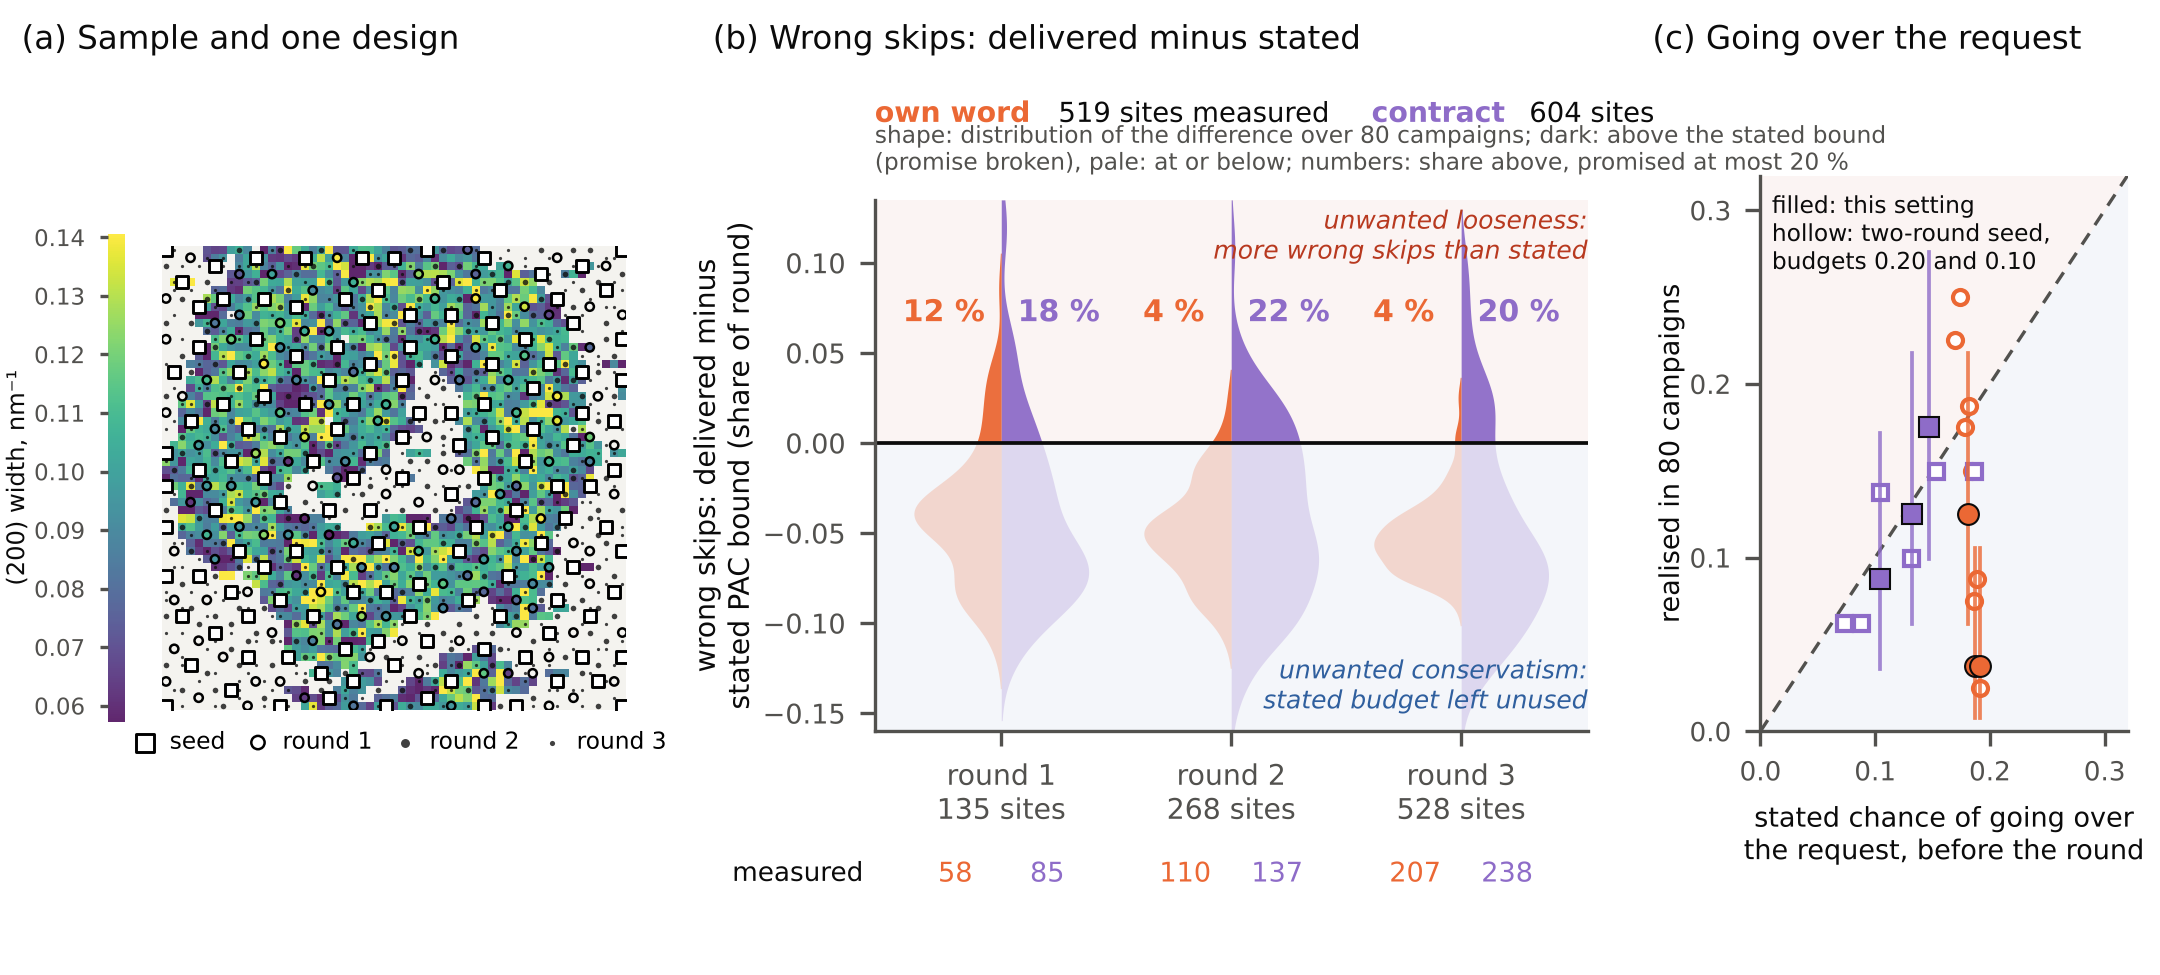

Write the Python code that produced this figure.
"""
Figure 1 (round 7): specified and calibrated in advance. NaCl (200)-width scan, 80 fresh hierarchical designs,
one Gaussian process on the staged plan (seed = levels 0-3, three rounds), budget 0.20 per round at
confidence 0.80. The two rules differ only in who sets the cut on each round.

(a) Measured width (viridis) with the seed and the three rounds of one design.
(b) Per round and campaign, delivered minus stated: the share of the round's sites skipped wrongly less the
    bound the rule stated for it before the round (its own 80 % statement for the own word; the exact
    calibration bound for the contract). Zero: the rule delivered what it stated. The dot marks the 80th
    percentile over campaigns (zero if the 80 % statement is calibrated), with a 95 % bootstrap interval.
(c) Stated against realised chance of going over the requested budget, per round; filled: this setting;
    hollow: the same scan with a two-round seed at budgets 0.20 and 0.10.

    python manuscript/figures/fig_hook2.py
Also writes the SI figure of wrong-skip maps (figS_wrong_maps.png).
"""
from __future__ import annotations

import json
import sys
from pathlib import Path

import matplotlib.pyplot as plt
import numpy as np
from scipy.stats import gaussian_kde, hypergeom

FIG = Path(__file__).resolve().parent
ROOT = FIG.parents[1]
sys.path.insert(0, str(FIG)); sys.path.insert(0, str(ROOT)); sys.path.insert(0, str(ROOT / "src"))
from fig_hook_request import boot_q, cp  # noqa: E402

INK, INK2, GRID = "#0b0b0b", "#52514e", "#b9b8b3"
ORANGE, PURPLE = "#eb6834", "#8e6cc8"
RED, BLUE = "#b8391f", "#2f5f9e"
CONF = 0.80
MAIN = ROOT / "results/revision2/staged_gp_designs_seed3.jsonl"
OTHER = [(ROOT / "results/revision2/staged_gp_designs_v2.jsonl", 0.20, "two-round seed, 0.20"),
         (ROOT / "results/revision2/staged_gp_designs_eps10.jsonl", 0.10, "two-round seed, 0.10")]


def contract_bound(l, conf=CONF):
    N, m, k = l["N"], l["m"], l["k_cal"]
    W = np.arange(k, N + 1)
    return (int(W[hypergeom.cdf(k, N, W, m) > 1 - conf].max()) - k) / N


def load(path):
    return [json.loads(l) for l in open(path)]


def main():
    plt.rcParams.update({"font.family": "DejaVu Sans", "font.size": 7.5, "axes.edgecolor": INK2,
                         "xtick.color": INK2, "ytick.color": INK2, "axes.labelcolor": INK})
    rr = load(MAIN); n = len(rr); R = len(rr[0]["own"]); EPS = 0.20
    own = np.array([[l["realised"] / l["N"] for l in r["own"]] for r in rr])
    con = np.array([[l["realised"] / l["N"] for l in r["contract"]] for r in rr])
    st_own = np.array([[l["stated_q"] / l["N"] for l in r["own"]] for r in rr])
    st_con = np.array([[contract_bound(l) for l in r["contract"]] for r in rr])
    d_own, d_con = own - st_own, con - st_con
    Nmean = np.array([[l["N"] for l in r["own"]] for r in rr]).mean(0)
    m_own = np.array([[l["N"] - l["n_skip"] for l in r["own"]] for r in rr]).mean(0)
    m_con = np.array([[l["N"] - l["n_skip"] for l in r["contract"]] for r in rr]).mean(0)
    tot_own = np.array([r["own"][-1]["measured_after"] for r in rr]); tot_con = np.array([r["contract"][-1]["measured_after"] for r in rr])
    print("within own stated bound: own", (d_own <= 1e-12).mean(0).round(3), "contract", (d_con <= 1e-12).mean(0).round(3))

    from fig_datasets import nacl_fwhm
    from experiments.nacl_saxs.adapter import load as nload
    img, _, (xs, ys), _, _ = nacl_fwhm()
    ds, grid = nload()
    xy = np.asarray(grid["xy_mm"], float)

    fig = plt.figure(figsize=(7.2, 3.25))
    # (a) sample and one design
    axg = fig.add_axes([0.075, 0.19, 0.215, 0.64])
    axg.set_facecolor("#f4f3ef")
    vmin, vmax = np.nanpercentile(img, 5), np.nanpercentile(img, 95)
    imw = axg.imshow(img, origin="lower", cmap="viridis", alpha=0.85, vmin=vmin, vmax=vmax, interpolation="nearest")
    rxy = xy[np.asarray(ds.meta["raster_index"])]
    dix = np.searchsorted(xs, rxy[:, 0].round(4)); diy = np.searchsorted(ys, rxy[:, 1].round(4)); lv = np.asarray(ds.levels)
    axg.scatter(dix[lv <= 3], diy[lv <= 3], s=7, c="white", marker="s", lw=0.7, edgecolors="black", zorder=5, label="seed")
    for r, (L, sz) in enumerate(zip((4, 5, 6), (4, 1.8, 0.6))):
        m = lv == L
        if r == 0:
            axg.scatter(dix[m], diy[m], s=sz, facecolors="none", edgecolors="black", lw=0.6, zorder=4, label="round 1")
        else:
            axg.scatter(dix[m], diy[m], s=sz, c="#111111", lw=0, alpha=0.8, zorder=3, label=f"round {r + 1}")
    axg.set_xlim(-0.5, img.shape[1] - 0.5); axg.set_ylim(-0.5, img.shape[0] - 0.5)
    axg.set_xticks([]); axg.set_yticks([])
    for sp in axg.spines.values():
        sp.set_visible(False)
    axg.legend(loc="upper center", bbox_to_anchor=(0.5, 0.0), ncol=4, frameon=False, fontsize=5.6,
               handletextpad=0.05, columnspacing=0.4, markerscale=1.6)
    cwx = fig.add_axes([0.05, 0.26, 0.008, 0.50])
    cw = fig.colorbar(imw, cax=cwx); cw.outline.set_visible(False); cw.solids.set_alpha(0.85)
    cw.ax.tick_params(labelsize=5.5, length=2); cwx.yaxis.set_ticks_position("left"); cwx.yaxis.set_label_position("left")
    cw.set_label("(200) width, nm⁻¹", fontsize=5.8, labelpad=1)
    fig.text(0.01, 0.95, "(a) Sample and one design", fontsize=7.8, color=INK)

    # (b) delivered minus stated
    axb = fig.add_axes([0.405, 0.25, 0.33, 0.545])
    lo_y, hi_y = -0.16, 0.135
    axb.axhspan(0, hi_y, color=RED, alpha=0.05, lw=0); axb.axhspan(lo_y, 0, color=BLUE, alpha=0.05, lw=0)
    axb.axhline(0, color=INK, lw=0.9)
    for j in range(R):
        for side, v, col in ((-1, d_own[:, j], ORANGE), (1, d_con[:, j], PURPLE)):
            y = np.linspace(lo_y, hi_y, 600)
            dd = gaussian_kde(v, bw_method=0.35)(y); dd = dd / dd.max() * 0.38; k = dd > 0.0038
            below = k & (y <= 0); above = k & (y >= 0)
            axb.fill_betweenx(y[below], j, j + side * dd[below], color=col, alpha=0.22, lw=0)
            axb.fill_betweenx(y[above], j, j + side * dd[above], color=col, alpha=0.95, lw=0)
            frac = float((v > 1e-12).mean())
            axb.text(j + side * 0.25, 0.072, f"{100 * frac:.0f} %", ha="center", va="center", fontsize=7.2,
                     color=col, fontweight="bold")
    axb.text(R - 0.45, hi_y - 0.004, "unwanted looseness:\nmore wrong skips than stated", fontsize=6, color=RED,
             style="italic", ha="right", va="top")
    axb.text(R - 0.45, lo_y + 0.008, "unwanted conservatism:\nstated budget left unused", fontsize=6, color=BLUE,
             style="italic", ha="right", va="bottom")
    axb.set_xticks(range(R), [f"round {j + 1}\n{Nmean[j]:.0f} sites" for j in range(R)], fontsize=6.8)
    for j in range(R):
        axb.text(j - 0.2, lo_y - 0.072, f"{m_own[j]:.0f}", ha="center", va="top", fontsize=6.5, color=ORANGE, clip_on=False)
        axb.text(j + 0.2, lo_y - 0.072, f"{m_con[j]:.0f}", ha="center", va="top", fontsize=6.5, color=PURPLE, clip_on=False)
    axb.text(-0.6, lo_y - 0.072, "measured", ha="right", va="top", fontsize=6.3, color=INK, clip_on=False)
    axb.set_xlim(-0.55, R - 0.45); axb.set_ylim(lo_y, hi_y)
    axb.set_ylabel("wrong skips: delivered minus\nstated PAC bound (share of round)", fontsize=6.8, labelpad=1)
    axb.tick_params(axis="y", labelsize=6.5)
    for s_ in ("top", "right"):
        axb.spines[s_].set_visible(False)
    fig.text(0.33, 0.95, "(b) Wrong skips: delivered minus stated", fontsize=7.8, color=INK)
    fig.text(0.405, 0.875, "own word", fontsize=6.8, color=ORANGE, fontweight="bold")
    fig.text(0.49, 0.875, f"{tot_own.mean():.0f} sites measured", fontsize=6.6, color=INK)
    fig.text(0.635, 0.875, "contract", fontsize=6.8, color=PURPLE, fontweight="bold")
    fig.text(0.708, 0.875, f"{tot_con.mean():.0f} sites", fontsize=6.6, color=INK)
    fig.text(0.405, 0.826, "shape: distribution of the difference over 80 campaigns; dark: above the stated bound\n(promise broken), pale: at or below; numbers: share above, promised at most 20 %", fontsize=5.6, color=INK2, linespacing=1.15)

    # (c) stated vs realised chance of going over the request
    axc = fig.add_axes([0.815, 0.25, 0.17, 0.57])
    lim = 0.32
    axc.fill_between([0, lim], [0, lim], [lim, lim], color=RED, alpha=0.05, lw=0)
    axc.fill_between([0, lim], [0, 0], [0, lim], color=BLUE, alpha=0.05, lw=0)
    axc.plot([0, lim], [0, lim], color=INK2, lw=0.8, ls=(0, (4, 3)))

    def pts(rows, eps, filled):
        for key, col, mk in (("own", ORANGE, "o"), ("contract", PURPLE, "s")):
            wk = "realised" if key == "own" else "W_level"
            X = np.array([[l[wk] > np.floor(eps * l["N"]) for l in r[key]] for r in rows])
            st = np.array([[l["stated_over"] if key == "own" else l["delta_picked"] for l in r[key]] for r in rows]).mean(0)
            for j in range(X.shape[1]):
                k = int(X[:, j].sum()); lo, hi = cp(k, len(rows))
                if filled:
                    axc.plot([st[j], st[j]], [lo, hi], color=col, lw=0.9, alpha=0.8)
                axc.plot(st[j], k / len(rows), mk, ms=5.0 if filled else 3.6, mfc=col if filled else "white",
                         mec=INK if filled else col, mew=0.5 if filled else 1.0, zorder=3 if filled else 2)
    for path, eps, _ in OTHER:
        pts(load(path), eps, False)
    pts(rr, EPS, True)
    axc.set_xlim(0, lim); axc.set_ylim(0, lim)
    axc.set_xticks([0, 0.1, 0.2, 0.3]); axc.set_yticks([0, 0.1, 0.2, 0.3]); axc.tick_params(labelsize=6.3)
    axc.set_xlabel("stated chance of going over\nthe request, before the round", fontsize=6.5)
    axc.set_ylabel("realised in 80 campaigns", fontsize=6.5, labelpad=1)
    for s_ in ("top", "right"):
        axc.spines[s_].set_visible(False)
    axc.text(0.01, 0.31, "filled: this setting\nhollow: two-round seed,\nbudgets 0.20 and 0.10", fontsize=5.6, color=INK, va="top")
    fig.text(0.765, 0.95, "(c) Going over the request", fontsize=7.8, color=INK)

    for ext in ("png", "pdf"):
        fig.savefig(FIG / f"fig_hook2.{ext}", dpi=300)

    # SI: maps of wrong-skip frequency
    rix = np.searchsorted(xs, xy[:, 0].round(4)); riy = np.searchsorted(ys, xy[:, 1].round(4))
    dec = np.zeros(len(xy)); wr = {k: np.zeros(len(xy)) for k in ("own", "contract")}
    for r in rr:
        dec[r["decided"]] += 1
        for k in wr:
            for l in r[k]:
                wr[k][l["wrong_idx"]] += 1
    f2, axs = plt.subplots(1, 3, figsize=(7.2, 2.6))
    axs[0].set_facecolor("#f4f3ef")
    axs[0].imshow(img, origin="lower", cmap="viridis", alpha=0.85, vmin=vmin, vmax=vmax, interpolation="nearest")
    axs[0].set_title("measured (200) width", fontsize=7.5)
    cmap = plt.get_cmap("Reds").copy(); cmap.set_bad("#e9e8e4")
    for ax, k, t, c in ((axs[1], "own", "own word", ORANGE), (axs[2], "contract", "contract", PURPLE)):
        M = np.full(img.shape, np.nan); ok = dec > 0
        M[riy[ok], rix[ok]] = wr[k][ok] / dec[ok]
        im = ax.imshow(M, origin="lower", cmap=cmap, vmin=0, vmax=0.8, interpolation="nearest")
        ax.set_title(t, fontsize=7.5, color=c, fontweight="bold")
    for ax in axs:
        ax.set_xticks([]); ax.set_yticks([])
    cb = f2.colorbar(im, ax=axs, fraction=0.02, pad=0.01); cb.set_label("share of 80 campaigns skipped wrongly", fontsize=6.5)
    f2.savefig(FIG / "figS_wrong_maps.png", dpi=300)


if __name__ == "__main__":
    main()
